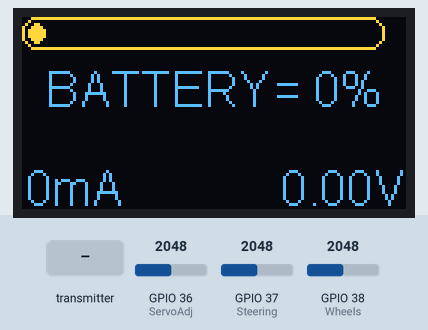
Bench run of a sketch on a simulated ESP32. Shown: 128×64 one-colour display. Inputs (shaded band) come from the test bench; at power-on: GPIO 36 (ServoAdj) = 2048, GPIO 37 (Steering) = 2048, GPIO 38 (Wheels) = 2048. The OLED is the two-colour kind (top 16 rows yellow).

Above: at 1.2 s.
1.3 s: the transmitter starts sending BatVoltage = 0
At 1.7 s:
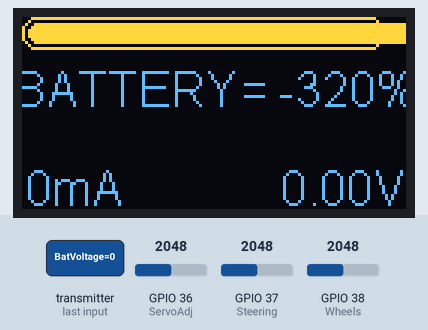
2.8 s: the transmitter starts sending Current = 1024
At 3.2 s:
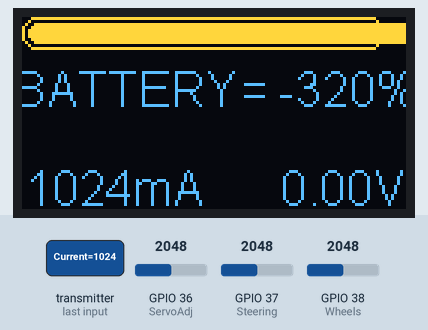
4.3 s: the transmitter starts sending BatVoltage = 64
At 5.3 s:
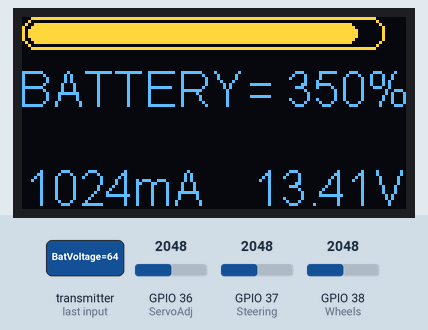
5.8 s: the transmitter starts sending Current = 0
At 6.3 s:
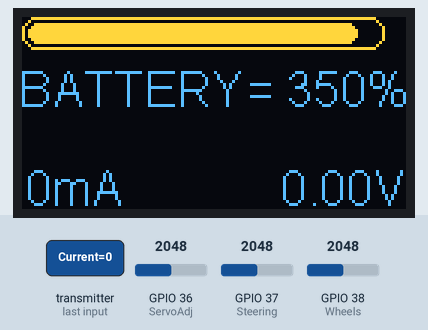
Timing chart, 0 to 8.3 s (numbered marks = the images above; inputs shaded):
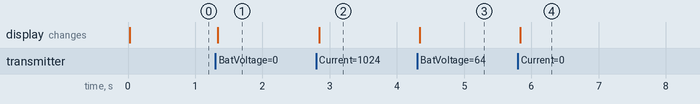

The sketch:

Remote_Controller.ino
```cpp
#include <esp_now.h>
#include <WiFi.h>
#include <Wire.h>
#include "SSD1306Wire.h"
SSD1306Wire display(0x3d, SDA, SCL);   // I2C Addr = 0x3D
typedef void (*Demo)(void);
int demoMode = 0;

uint8_t broadcastAddress[] = {0x78, 0xE3, 0x6D, 0x1B, 0x1B, 0xC8}; //D1R32 MAC Address on RC Car

float Battery;
int Battery_Percentage;
unsigned int I_mA;
int Wheels=A2, Steering=A1, ServoAdj=A0;  // Define Analog Channels
int ADC_Resolution = 4095;                //ADC InputRange: 0-3V3; thus lsb=InputRange/2^12=0.8mV
int ADC_Wheels, ADC_Steering, ADC_ServoAdj, Wheels_Mapped, Steering_Mapped, ServoAdj_Mapped;
int FW_BW, L_R;
const int SteeringQ=35, WheelsQ=27; // quiescent point steering & wheels
const int Hysteresis = 3;           // add hysteresis from quiescent point


// Structure holding values to be sent by the REMOTE CONTROL
typedef struct RemoteControl_Outgoing {
    signed char ForwardBackward;
    signed char LeftRight;
    signed char LeftRight_Adj;
} RemoteControl_Outgoing;
RemoteControl_Outgoing CAR;

// Structure holding values to be sent by the RC CAR
typedef struct CAR_Outgoing {
    unsigned char BatVoltage;
    unsigned int  Current;
} CAR_Outgoing;
CAR_Outgoing REMOTE_CONTROL;

// Create a struct_message to hold incoming readings sent by the RC CAR
CAR_Outgoing incomingReadings;


esp_now_peer_info_t peerInfo;


// Callback when data is received
void OnDataRecv(const uint8_t * mac, const uint8_t *incomingData, int len) {
  memcpy(&incomingReadings, incomingData, sizeof(incomingReadings));
  Battery = (float) incomingReadings.BatVoltage;
  Battery = (Battery * 3.3/63.0) * 4.0; // ADC for battery is mapped in the RC Car system from 1-4095 to 1-31(0.1V resolution)
  Battery_Percentage = (int)(Battery*100.0);
  Battery_Percentage = map(Battery_Percentage,640,840,0,100);
  //Serial.println(incomingReadings.Current);
  //!!//Serial.println((String) "Battery=" + Battery + '\t' + "Battery_Percentage=" + Battery_Percentage + '%' + '\t' + "Current=" + incomingReadings.Current);
}

// Callback when data is sent
void OnDataSent(const uint8_t *mac_addr, esp_now_send_status_t status) {
}


void setup() {
  display.init();
  display.flipScreenVertically();
  display.setFont(ArialMT_Plain_10);
  //!!//Serial.begin(115200);
  WiFi.mode(WIFI_STA);
  WiFi.disconnect();
  esp_now_init();
  WiFi.setTxPower(WIFI_POWER_8_5dBm);
  esp_now_register_send_cb(OnDataSent);              // Get the status of Trasnmitted packet
  memcpy(peerInfo.peer_addr, broadcastAddress, 6);   // Register peer
  peerInfo.channel = 0;
  peerInfo.encrypt = false;
  esp_now_add_peer(&peerInfo);                      // Add peer
  esp_now_register_recv_cb(OnDataRecv);    // Register for a callback function that will be called when data is received
}

void drawProgressBarDemo() {
  // draw the progress bar
  display.drawProgressBar(0, 0/*32*/, 120, 10, Battery_Percentage);
  // draw the percentage as String
  display.setTextAlignment(TEXT_ALIGN_CENTER);
  display.drawString(64, 15, "BATTERY= " + String(Battery_Percentage) + "%");
}
Demo demos[] = {drawProgressBarDemo}; ///Demo demos[] = {drawFontFaceDemo, drawTextFlowDemo, drawTextAlignmentDemo, drawRectDemo, drawCircleDemo, drawProgressBarDemo, drawImageDemo};
int demoLength = (sizeof(demos) / sizeof(Demo));


void loop() {
  if (incomingReadings.Current == 0) Battery=0;

  // based on a revision of ..Arduino\libraries\esp8266-oled-ssd1306-master\examples\SSD1306SimpleDemo
  display.clear();
  // draw the current demo method
  demos[demoMode]();
  display.setFont(ArialMT_Plain_16);
  display.setTextAlignment(TEXT_ALIGN_RIGHT);
  display.drawString(128, 48, String(Battery) + "V"); // Battery Voltage
  display.setTextAlignment(TEXT_ALIGN_LEFT);
  display.drawString(1, 48, String(incomingReadings.Current) + "mA" );///display.drawString(128, 54, String(millis()));
  // write the buffer to the display
  display.display();

  //Steering Wheel
  ADC_Steering = analogRead(Steering);
  Steering_Mapped = map(ADC_Steering,160,4095,1,63); //Decrease Resolution of Steering Wheels
  //Serial.println((String) "Steering_Mapped=" + Steering_Mapped);
  if (Steering_Mapped > SteeringQ+Hysteresis) L_R = Steering_Mapped - (SteeringQ+Hysteresis);     // LEFT (positive value)
  else if (Steering_Mapped < SteeringQ-Hysteresis) L_R = (Steering_Mapped-SteeringQ+Hysteresis);  //RIGHT (negative value)
  else L_R=0;

  //4WD Movement
  ADC_Wheels = analogRead(Wheels);
  Wheels_Mapped = map(ADC_Wheels,1270,4095,1,63); //Decrease Resolution of Wheels
  if (Wheels_Mapped > WheelsQ+Hysteresis) FW_BW = Wheels_Mapped - (WheelsQ+Hysteresis);    //FORWARD  (positive value)
  else if (Wheels_Mapped < WheelsQ-Hysteresis) FW_BW = (Wheels_Mapped-WheelsQ+Hysteresis); //BACKWARD (negative value)
  else FW_BW=0;

  //Servo adjustment (Steering Wheel alignment)
  ADC_ServoAdj = analogRead(ServoAdj);
  ServoAdj_Mapped = map(ADC_ServoAdj,0,4095,0,32); //Decrease Resolution of Servo trimming value
  ServoAdj_Mapped -= 16;


  //Serial.println((String) "Forward/Backward=" + FW_BW + '\t' + "Left/Right=" + L_R + '\t' + "Steering Alignment=" + ServoAdj_Mapped);

  // Prepare & Transmit data to the RC Car
  CAR.ForwardBackward = (signed char)FW_BW;
  CAR.LeftRight = (signed char)L_R;
  CAR.LeftRight_Adj =  (signed char)(ServoAdj_Mapped);
  esp_err_t result = esp_now_send(broadcastAddress, (uint8_t *) &CAR, sizeof(CAR));
}
```

Measured:
- after the input at 1.3 s, the display: changes at once (image 1)
- after the input at 2.8 s, the display: changes at once (image 2)
- after the input at 4.3 s, the display: changes at once (image 3)
- after the input at 5.8 s, the display: changes at once (image 4)
